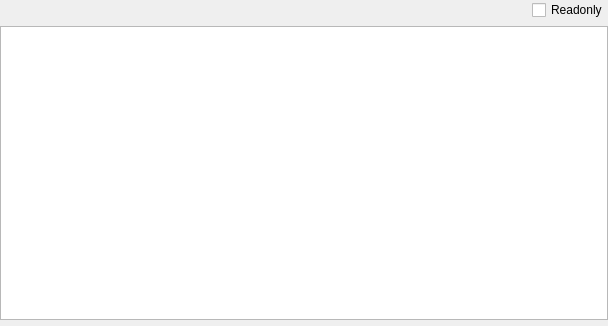
<?xml version="1.0" encoding="UTF-8"?>
<ui version="4.0">
 <class>ProgramHeaderWidget</class>
 <widget class="QWidget" name="ProgramHeaderWidget">
  <property name="geometry">
   <rect>
    <x>0</x>
    <y>0</y>
    <width>608</width>
    <height>326</height>
   </rect>
  </property>
  <property name="windowTitle">
   <string>Form</string>
  </property>
  <layout class="QVBoxLayout" name="verticalLayout">
   <property name="leftMargin">
    <number>0</number>
   </property>
   <property name="topMargin">
    <number>0</number>
   </property>
   <property name="rightMargin">
    <number>0</number>
   </property>
   <property name="bottomMargin">
    <number>0</number>
   </property>
   <item>
    <layout class="QHBoxLayout" name="horizontalLayout">
     <property name="sizeConstraint">
      <enum>QLayout::SetDefaultConstraint</enum>
     </property>
     <item>
      <spacer name="horizontalSpacer">
       <property name="orientation">
        <enum>Qt::Horizontal</enum>
       </property>
       <property name="sizeHint" stdset="0">
        <size>
         <width>40</width>
         <height>20</height>
        </size>
       </property>
      </spacer>
     </item>
     <item>
      <widget class="QCheckBox" name="checkBoxReadonly">
       <property name="text">
        <string>Readonly</string>
       </property>
      </widget>
     </item>
    </layout>
   </item>
   <item>
    <widget class="QTableWidget" name="tableWidget">
     <property name="contextMenuPolicy">
      <enum>Qt::CustomContextMenu</enum>
     </property>
     <property name="editTriggers">
      <set>QAbstractItemView::NoEditTriggers</set>
     </property>
     <property name="selectionMode">
      <enum>QAbstractItemView::SingleSelection</enum>
     </property>
     <property name="selectionBehavior">
      <enum>QAbstractItemView::SelectRows</enum>
     </property>
     <attribute name="horizontalHeaderVisible">
      <bool>false</bool>
     </attribute>
     <attribute name="verticalHeaderVisible">
      <bool>false</bool>
     </attribute>
     <attribute name="verticalHeaderDefaultSectionSize">
      <number>21</number>
     </attribute>
    </widget>
   </item>
   <item>
    <widget class="ToolsWidget" name="widgetHex" native="true">
     <property name="maximumSize">
      <size>
       <width>16777215</width>
       <height>200</height>
      </size>
     </property>
    </widget>
   </item>
  </layout>
 </widget>
 <customwidgets>
  <customwidget>
   <class>ToolsWidget</class>
   <extends>QWidget</extends>
   <header>toolswidget.h</header>
   <container>1</container>
  </customwidget>
 </customwidgets>
 <resources/>
 <connections/>
</ui>
